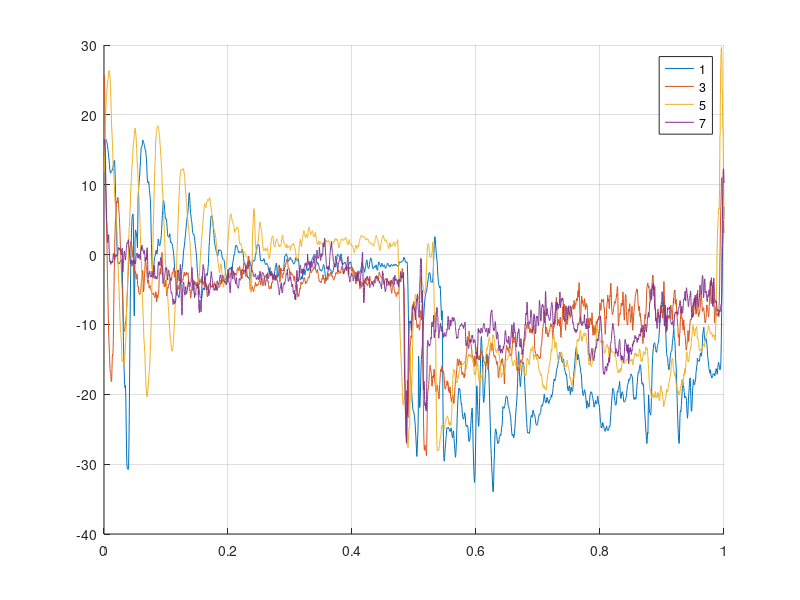

Recreate this plot in MATLAB.
clear;close all;clc

data{1} = load('angles1.txt');
data{2} = load('angles2.txt');
data{3} = load('angles3.txt');
data{4} = load('angles4.txt');
data{5} = load('angles5.txt');
data{6} = load('angles6.txt');
data{7} = load('angles7.txt');
data{8} = load('angles8.txt');
data{9} = load('angles9.txt');
data{10} = load('angles10.txt');
data{11} = load('angles11.txt');
n = 11;
figure
hold on
grid on


% 10 m/s
for i=[1 3 5 7]
    roll = data{i}(:,2);
    pitch= data{i}(:,3);
    yaw = data{i}(:,4);
    t = length(roll);
    pct = linspace(0,1,t);
%     plot(pct,roll)
    plot(pct,pitch*360/2/pi)
%     plot(pct,yaw)

end
legend('1','3','5','7')


% % 4 m/s
% for i=6
%     roll = data{i}(:,2);
%     pitch= data{i}(:,3);
%     yaw = data{i}(:,4);
%     t = length(roll);
%     pct = linspace(0,100,t);
% %     plot(pct,roll)
%     plot(pct,pitch)
% %     plot(pct,yaw)
% end
% 
% 
% legend('Pitch 10 m/s', 'Pitch 4 m/s')
% legend('Roll 10 m/s', 'Roll 4 m/s')



% data = data(:,2:end);

%roll pitch yaw
% plot(data(:,3))
